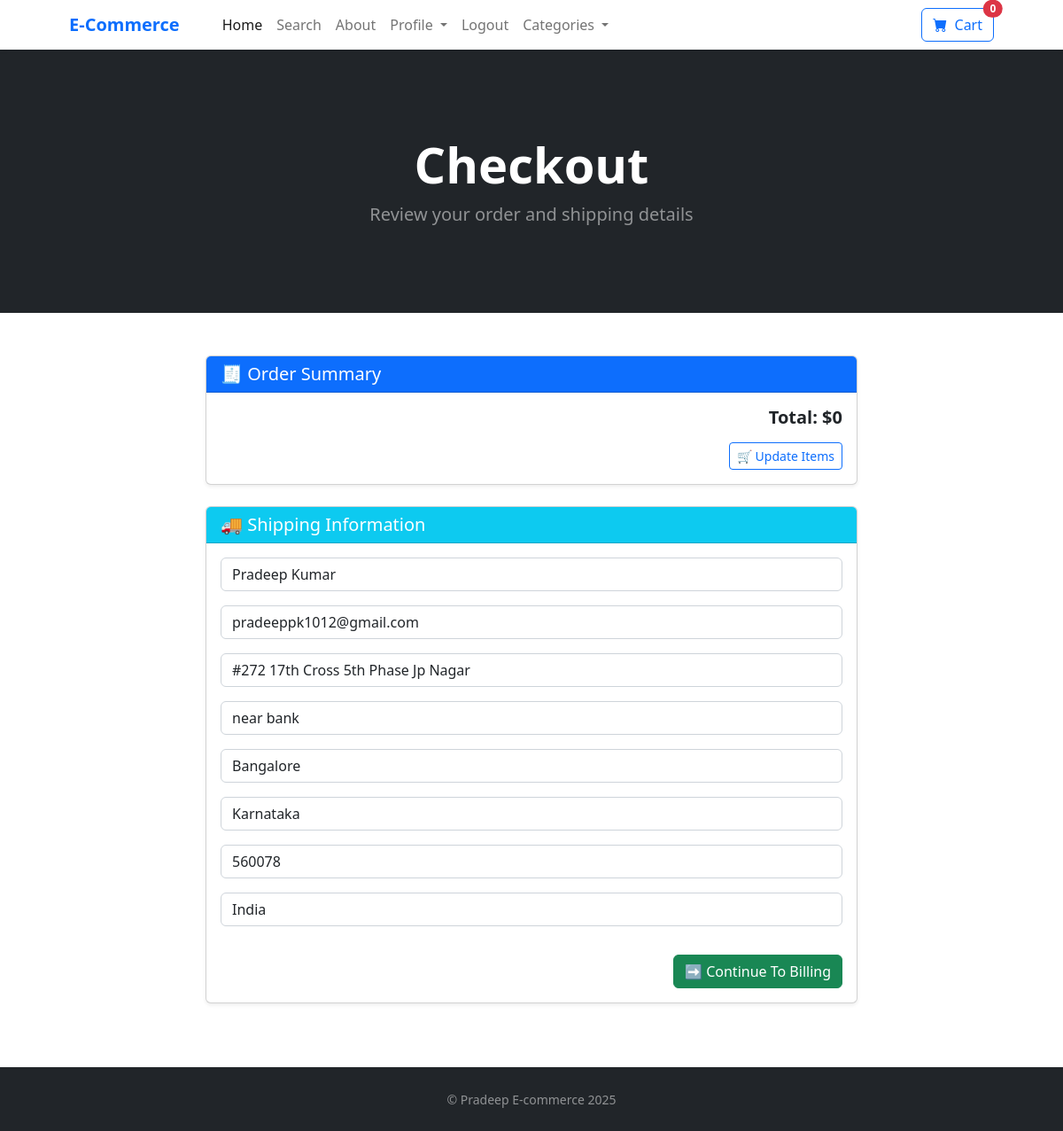
Screenshot of /payment/checkout (signed in) with the database file from the repository.
### payment/models.py (models this page shows, shortened)
class ShippingAddress(models.Model):
    user = models.ForeignKey(User,on_delete=models.CASCADE,null=True, blank=True)
    shipping_full_name = models.CharField(max_length=255)
    shipping_email = models.CharField(max_length=255)
    shipping_address1 = models.CharField(max_length=255)
    shipping_address2 = models.CharField(max_length=255,null=True,blank=True)
    shipping_city = models.CharField(max_length=255)
    shipping_state = models.CharField(max_length=255,null=True,blank=True)
    shipping_zipcode = models.CharField(max_length=255 ,null=True,blank=True)
    shipping_country = models.CharField(max_length=255)
    class Meta:
        verbose_name_plural ="Shipping Address"

### payment/views.py (the view)
# urls.py: path('checkout',views.checkout , name='checkout'),
def checkout(request):
    cart = Cart(request)
    cart_products = cart.get_prods
    quantities = cart.get_quants
    totals = cart.cart_total()
    if request.user.is_authenticated:
        shipping_user = ShippingAddress.objects.get(user__id=request.user.id)
        shipping_form = ShippingForm(request.POST or None, instance=shipping_user)
        return render(request,"payment/checkout.html",{"cart_products":cart_products,"quantities":quantities,"totals":totals,"shipping_form":shipping_form})
    else:
        shipping_form = ShippingForm(request.POST or None)
        return render(request,"payment/checkout.html",{"cart_products":cart_products,"quantities":quantities,"totals":totals,"shipping_form":shipping_form})

### cart/cart.py (called while the page is built, shortened)
    def cart_total(self):
        product_id = self.cart.keys()
        products =Product.objects.filter(id__in =product_id)
        quantities =self.cart
        total=0
        return total

    def __len__(self):
        return len(self.cart)

    def get_prods(self):
        product_ids =self.cart.keys()
        products = Product.objects.filter(id__in=product_ids)
        return products

### cart/context_processors.py (called while the page is built)
def cart(request):
    return {'cart':Cart(request)}

### payment/templates/payment/checkout.html (shortened to what this page needs)
{% extends 'base.html' %}
{% block content %}
<header class="bg-dark py-5">
    <div class="container px-4 px-lg-5 my-5">
        <div class="text-center text-white">
            <h1 class="display-4 fw-bolder">Checkout</h1>
            <p class="lead fw-normal text-white-50 mb-0">Review your order and shipping details</p>
        </div>
    </div>
</header>
<div class="container my-5">
    <div class="row">
        <div class="col-lg-8 offset-lg-2">
            <div class="card shadow-sm mb-4">
                <div class="card-header bg-primary text-white">
                    <h5 class="mb-0">🧾 Order Summary</h5>
                </div>
                <div class="card-body">
                    <div class="text-end">
                        <h5><strong>Total: ${{ totals }}</strong></h5>
                        <a href="{% url 'cart_summary' %}" class="btn btn-sm btn-outline-primary mt-2">
                            🛒 Update Items
                        </a>
                    </div>
                </div>
            </div>
            <div class="card shadow-sm mb-4">
                <div class="card-header bg-info text-white">
                    <h5 class="mb-0">🚚 Shipping Information</h5>
                </div>
                <div class="card-body">
                    <form method="POST" action="{% url 'billing_info' %}">
                        {{ shipping_form.as_p }}
                        <div class="text-end">
                            <button type="submit" class="btn btn-success mt-3">
                                ➡️ Continue To Billing
                            </button>
                        </div>
                    </form>
                </div>
            </div>
        </div>
    </div>
</div>
{% endblock %}

### store/templates/base.html (style rules this page uses)
html, body { height: 100%; }
body { display: flex; flex-direction: column; }

### rows the page displays
ShippingAddress: shipping_full_name "Pradeep Kumar", shipping_email "pradeeppk1012@gmail.com", shipping_address1 "#272 17th Cross 5th Phase Jp Nagar", shipping_address2 "near bank", shipping_city "Bangalore", shipping_state "Karnataka", shipping_zipcode "560078", shipping_country "India"

### other values shown
{{ cart|length }} "0"
{{ totals }} "0"
